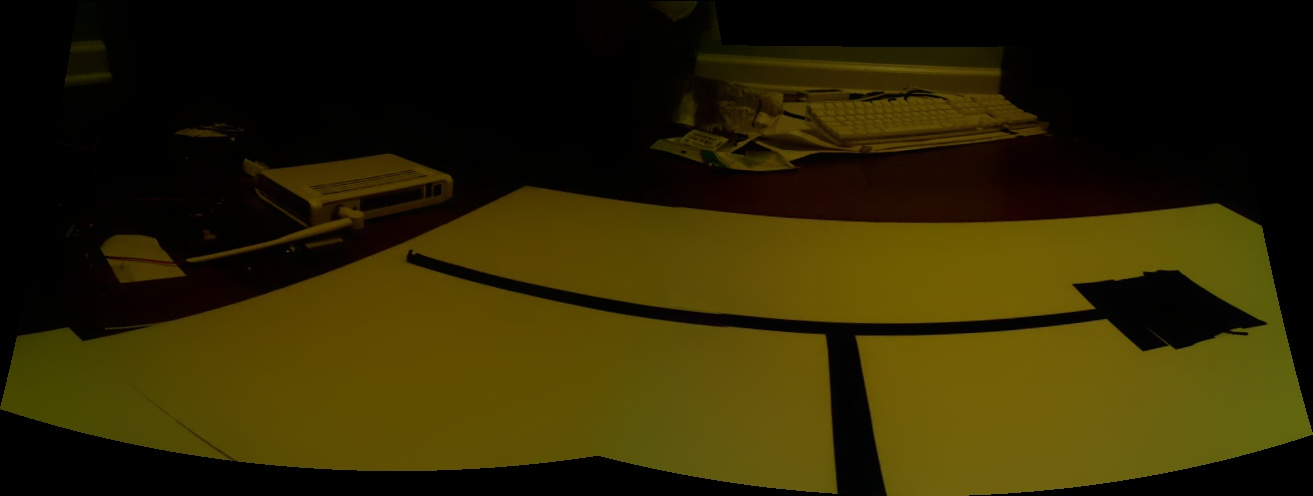
#> input picture workspace/result.jpg, 1313 x 496 px
$ python process_maze.py   (Python 2 division)   (older library calls are emulated)
#> lines starting #> are read from the running program, lines starting #| are printed output that depends on the picture; after the words box and inside, x2 and y2 are one past the last pixel; in counts of white or black regions, pixels touching at a corner belong together
#!/usr/bin/python

import cv2
import numpy as np

def findLongest(contours):
	maxsize = 0
	count = 0
	best = 0
	for cnt in contours:
		if cv2.arcLength(cnt, False) > maxsize:
			maxsize = cv2.arcLength(cnt,False)
			best = count
			print(best)
		count = count + 1
	return best

def findLargest(contours):
	maxsize = 0
	count = 0
	best = 0
	for cnt in contours:
		if cv2.contourArea(cnt) > maxsize:
			maxsize = cv2.contourArea(cnt)
			best = count
			print(best)
		count = count + 1
	return best

imgray = cv2.imread("workspace/result.jpg", cv2.CV_LOAD_IMAGE_GRAYSCALE)
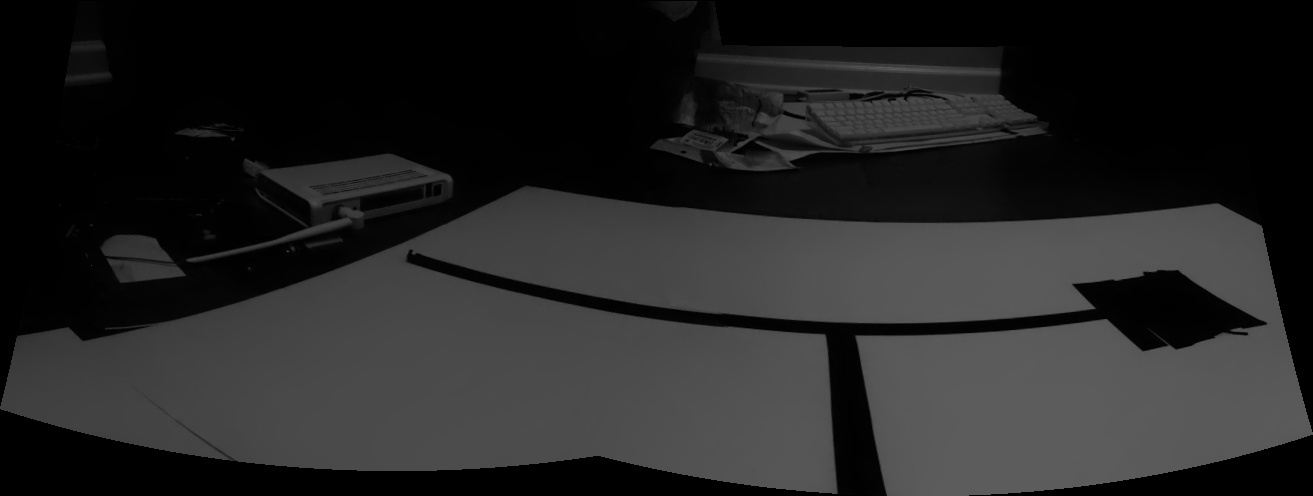
#> imgray: shape (496, 1313); min 0, max 97, mean 36.2
img = cv2.imread("workspace/result.jpg")
#> img is the input picture: shape (496, 1313, 3); mean B, G, R 2.7, 37.8, 46
(thresh, im_bw) = cv2.threshold(imgray, 128, 255, cv2.THRESH_BINARY | cv2.THRESH_OTSU)
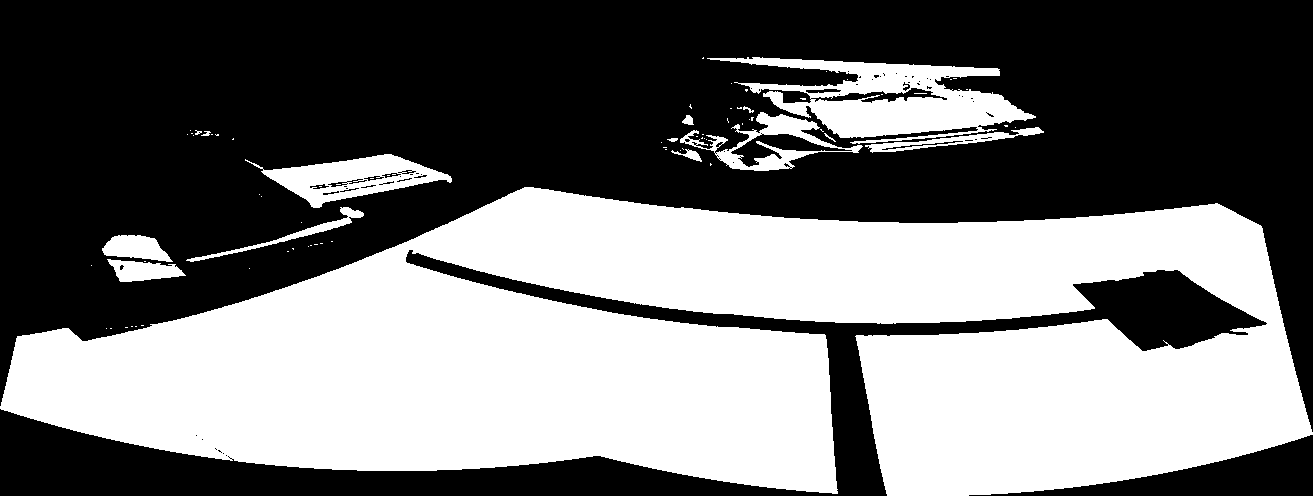
#> im_bw: shape (496, 1313); 45.1% white; 78 white regions (64 under 20 px)
#> thresh = 39
mask = np.zeros(im_bw.shape, np.uint8)
mask2 = np.zeros(im_bw.shape, np.uint8)
contours, hierarchy = cv2.findContours(im_bw,cv2.RETR_LIST,cv2.CHAIN_APPROX_SIMPLE)
#> contours = 163 contours, 134 with area under 20; largest, box (x1, y1, x2, y2) and area: (0, 187, 1313, 496) 265796, (707, 57, 1036, 144) 12813, (245, 154, 452, 208) 5060, (680, 112, 863, 171) 4080, (730, 133, 853, 168) 1569
cv2.imwrite("workspace/bw.jpg", imgray)

largest = findLargest(contours)
#> the loop in findLargest, `for cnt in contours:` made 163 passes
#> maxsize on passes 1, 7, 19, 22, 30, 38: 4, 7, 20, 1045, 1171.5, 265796
#> cnt on passes 2, 3, 4, 5, 6, 8: [[228, 457], [229, 456], [230, 457], [229, 458]], [[227, 456], [228, 455], [229, 456], [228, 457]], [[225, 455], [226, 454], [227, 455], [226, 456]], [[222, 453], [223, 452], [224, 453], [223, 454]], [[220, 452], [221, 451], [222, 452], [221, 453]], [[215, 449], [216, 448], [217, 449], [216, 450]]
#| 0
#| 6
#| 18
#| 21
#| 29
#| 37
#> after the loop in findLargest, `for cnt in contours:`: best = 37; count = 163; maxsize = 265796
#> largest = 37
cnt = contours[largest]
#> cnt = contour of 1654 points, box (x1, y1, x2, y2) (0, 187, 1313, 496), area 265796
for pnt in list(cnt):
	print pnt
#> this loop made 1654 passes
#> pnt on passes 1 to 3: [[524, 187]], [[523, 188]], [[522, 188]]
#| [[524 187]]
#| [[523 188]]
#| [[522 188]]
#| [[521 189]]
#| [[520 189]]
#| [[519 190]]
#| [[517 190]]
#| [[516 191]]
#> (further printed lines are left out)
epsilon = 0.020 * cv2.arcLength(cnt, True)
#> epsilon = 106
approx = cv2.approxPolyDP(cnt, epsilon, True)
#> approx = contour of 10 points, box (x1, y1, x2, y2) (0, 187, 1313, 496), area 248674
cv2.drawContours(img, contours, largest,(255,0,0),3)
cv2.drawContours(img, [approx], 0,(0,0,255),3)
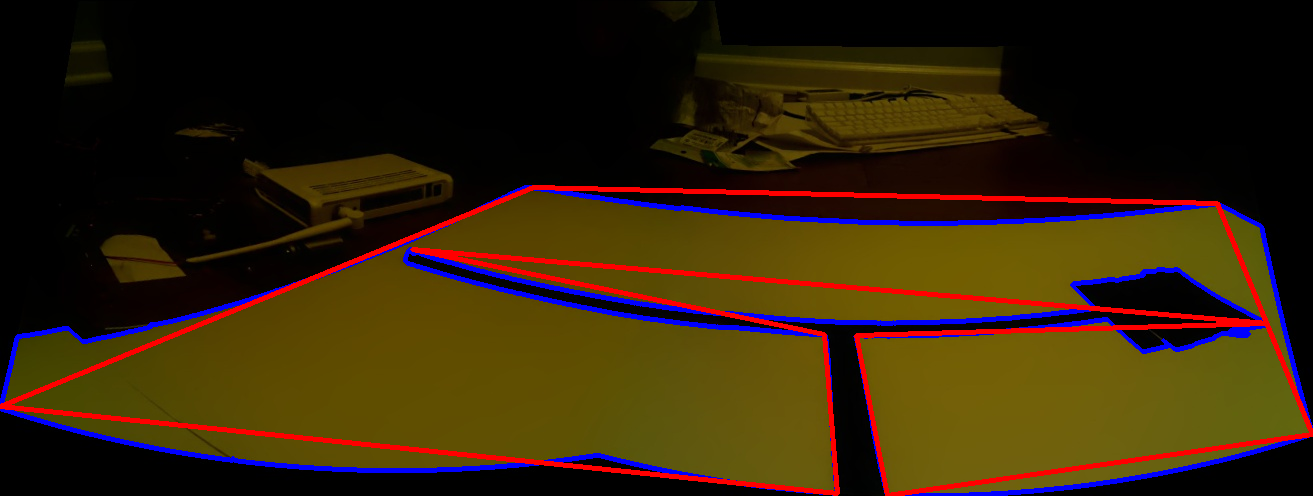
#> img: shape (496, 1313, 3); mean B, G, R 9.9, 34.4, 51.1

cv2.imwrite("workspace/BANG.jpg", img)


# [7 lines of commented-out code are left out]
